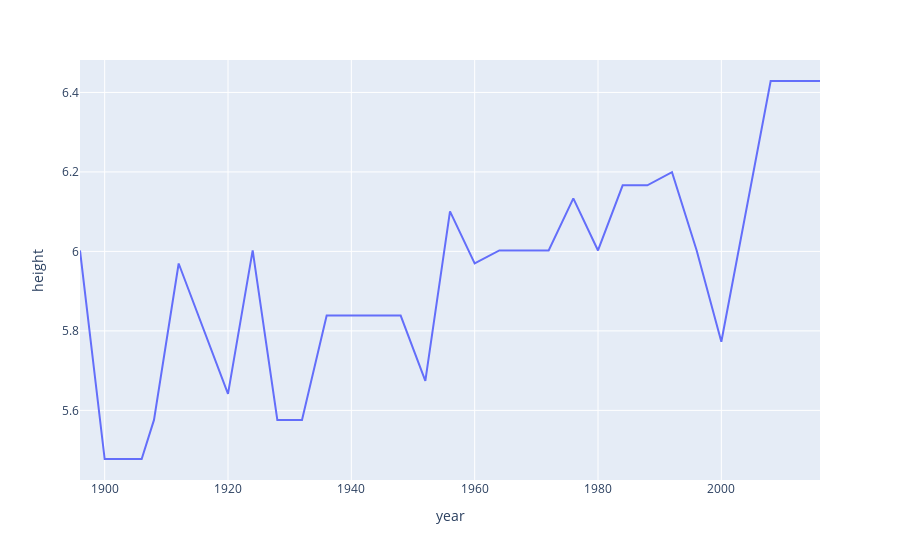

Notebook source saved alongside this figure:
### Code cell
fig = px.line(df_100m[['year','height']].sort_values('year') ,x='year',y='height')
fig.show()

### Figure 1 — Plotly figure (JSON) as saved in the notebook; plotly's stock layout.template omitted (floating-point values rounded to 4 significant figures)
{"data": [{"hovertemplate": "year=%{x}<br>height=%{y}<extra></extra>", "legendgroup": "", "line": {"color": "#636efa", "dash": "solid"}, "mode": "lines", "name": "", "orientation": "v", "showlegend": false, "type": "scatter", "x": [1896, 1900, 1904, 1906, 1908, 1912, 1920, 1924, 1928, 1932, 1936, 1948, 1952, 1956, 1960, 1964, 1968, 1972, 1976, 1980, 1984, 1988, 1992, 1996, 2000, 2004, 2008, 2012, 2016], "xaxis": "x", "y": [6.002, 5.478, 5.478, 5.478, 5.576, 5.97, 5.642, 6.002, 5.576, 5.576, 5.838, 5.838, 5.674, 6.101, 5.97, 6.002, 6.002, 6.002, 6.134, 6.002, 6.166, 6.166, 6.199, 6.002, 5.773, 6.101, 6.429, 6.429, 6.429], "yaxis": "y"}], "layout": {"legend": {"tracegroupgap": 0}, "margin": {"t": 60}, "xaxis": {"anchor": "y", "domain": [0, 1], "title": {"text": "year"}}, "yaxis": {"anchor": "x", "domain": [0, 1], "title": {"text": "height"}}}}
